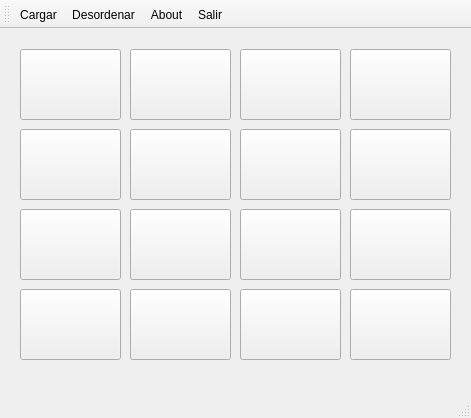
<?xml version="1.0" encoding="UTF-8"?>
<ui version="4.0">
 <class>MainWindow</class>
 <widget class="QMainWindow" name="MainWindow">
  <property name="geometry">
   <rect>
    <x>0</x>
    <y>0</y>
    <width>471</width>
    <height>418</height>
   </rect>
  </property>
  <property name="windowTitle">
   <string>MainWindow</string>
  </property>
  <widget class="QWidget" name="centralwidget">
   <widget class="QPushButton" name="pB_1">
    <property name="geometry">
     <rect>
      <x>20</x>
      <y>20</y>
      <width>101</width>
      <height>71</height>
     </rect>
    </property>
    <property name="sizePolicy">
     <sizepolicy hsizetype="Minimum" vsizetype="Fixed">
      <horstretch>0</horstretch>
      <verstretch>0</verstretch>
     </sizepolicy>
    </property>
    <property name="text">
     <string/>
    </property>
    <property name="icon">
     <iconset resource="recursos.qrc">
      <normaloff>:/Material Ejercicio 1/dof00.jpg</normaloff>:/Material Ejercicio 1/dof00.jpg</iconset>
    </property>
    <property name="iconSize">
     <size>
      <width>100</width>
      <height>100</height>
     </size>
    </property>
   </widget>
   <widget class="QPushButton" name="pB_2">
    <property name="geometry">
     <rect>
      <x>130</x>
      <y>20</y>
      <width>101</width>
      <height>71</height>
     </rect>
    </property>
    <property name="text">
     <string/>
    </property>
    <property name="icon">
     <iconset resource="recursos.qrc">
      <normaloff>:/Material Ejercicio 1/dof10.jpg</normaloff>:/Material Ejercicio 1/dof10.jpg</iconset>
    </property>
    <property name="iconSize">
     <size>
      <width>100</width>
      <height>100</height>
     </size>
    </property>
   </widget>
   <widget class="QPushButton" name="pB_3">
    <property name="geometry">
     <rect>
      <x>240</x>
      <y>20</y>
      <width>101</width>
      <height>71</height>
     </rect>
    </property>
    <property name="text">
     <string/>
    </property>
    <property name="icon">
     <iconset resource="recursos.qrc">
      <normaloff>:/Material Ejercicio 1/dof20.jpg</normaloff>:/Material Ejercicio 1/dof20.jpg</iconset>
    </property>
    <property name="iconSize">
     <size>
      <width>100</width>
      <height>100</height>
     </size>
    </property>
   </widget>
   <widget class="QPushButton" name="pB_4">
    <property name="geometry">
     <rect>
      <x>350</x>
      <y>20</y>
      <width>101</width>
      <height>71</height>
     </rect>
    </property>
    <property name="text">
     <string/>
    </property>
    <property name="icon">
     <iconset resource="recursos.qrc">
      <normaloff>:/Material Ejercicio 1/dof30.jpg</normaloff>:/Material Ejercicio 1/dof30.jpg</iconset>
    </property>
    <property name="iconSize">
     <size>
      <width>100</width>
      <height>100</height>
     </size>
    </property>
   </widget>
   <widget class="QPushButton" name="pB_5">
    <property name="geometry">
     <rect>
      <x>20</x>
      <y>100</y>
      <width>101</width>
      <height>71</height>
     </rect>
    </property>
    <property name="text">
     <string/>
    </property>
    <property name="icon">
     <iconset resource="recursos.qrc">
      <normaloff>:/Material Ejercicio 1/dof01.jpg</normaloff>:/Material Ejercicio 1/dof01.jpg</iconset>
    </property>
    <property name="iconSize">
     <size>
      <width>100</width>
      <height>100</height>
     </size>
    </property>
   </widget>
   <widget class="QPushButton" name="pB_6">
    <property name="geometry">
     <rect>
      <x>130</x>
      <y>100</y>
      <width>101</width>
      <height>71</height>
     </rect>
    </property>
    <property name="text">
     <string/>
    </property>
    <property name="icon">
     <iconset resource="recursos.qrc">
      <normaloff>:/Material Ejercicio 1/dof11.jpg</normaloff>:/Material Ejercicio 1/dof11.jpg</iconset>
    </property>
    <property name="iconSize">
     <size>
      <width>100</width>
      <height>100</height>
     </size>
    </property>
   </widget>
   <widget class="QPushButton" name="pB_7">
    <property name="geometry">
     <rect>
      <x>240</x>
      <y>100</y>
      <width>101</width>
      <height>71</height>
     </rect>
    </property>
    <property name="text">
     <string/>
    </property>
    <property name="icon">
     <iconset resource="recursos.qrc">
      <normaloff>:/Material Ejercicio 1/dof21.jpg</normaloff>:/Material Ejercicio 1/dof21.jpg</iconset>
    </property>
    <property name="iconSize">
     <size>
      <width>100</width>
      <height>100</height>
     </size>
    </property>
   </widget>
   <widget class="QPushButton" name="pB_8">
    <property name="geometry">
     <rect>
      <x>350</x>
      <y>100</y>
      <width>101</width>
      <height>71</height>
     </rect>
    </property>
    <property name="text">
     <string/>
    </property>
    <property name="icon">
     <iconset resource="recursos.qrc">
      <normaloff>:/Material Ejercicio 1/dof31.jpg</normaloff>:/Material Ejercicio 1/dof31.jpg</iconset>
    </property>
    <property name="iconSize">
     <size>
      <width>100</width>
      <height>100</height>
     </size>
    </property>
   </widget>
   <widget class="QPushButton" name="pB_9">
    <property name="geometry">
     <rect>
      <x>20</x>
      <y>180</y>
      <width>101</width>
      <height>71</height>
     </rect>
    </property>
    <property name="text">
     <string/>
    </property>
    <property name="icon">
     <iconset resource="recursos.qrc">
      <normaloff>:/Material Ejercicio 1/dof02.jpg</normaloff>:/Material Ejercicio 1/dof02.jpg</iconset>
    </property>
    <property name="iconSize">
     <size>
      <width>100</width>
      <height>100</height>
     </size>
    </property>
   </widget>
   <widget class="QPushButton" name="pB_10">
    <property name="geometry">
     <rect>
      <x>130</x>
      <y>180</y>
      <width>101</width>
      <height>71</height>
     </rect>
    </property>
    <property name="text">
     <string/>
    </property>
    <property name="icon">
     <iconset resource="recursos.qrc">
      <normaloff>:/Material Ejercicio 1/dof12.jpg</normaloff>:/Material Ejercicio 1/dof12.jpg</iconset>
    </property>
    <property name="iconSize">
     <size>
      <width>100</width>
      <height>100</height>
     </size>
    </property>
   </widget>
   <widget class="QPushButton" name="pB_11">
    <property name="geometry">
     <rect>
      <x>240</x>
      <y>180</y>
      <width>101</width>
      <height>71</height>
     </rect>
    </property>
    <property name="text">
     <string/>
    </property>
    <property name="icon">
     <iconset resource="recursos.qrc">
      <normaloff>:/Material Ejercicio 1/dof22.jpg</normaloff>:/Material Ejercicio 1/dof22.jpg</iconset>
    </property>
    <property name="iconSize">
     <size>
      <width>100</width>
      <height>100</height>
     </size>
    </property>
   </widget>
   <widget class="QPushButton" name="pB_12">
    <property name="geometry">
     <rect>
      <x>350</x>
      <y>180</y>
      <width>101</width>
      <height>71</height>
     </rect>
    </property>
    <property name="text">
     <string/>
    </property>
    <property name="icon">
     <iconset resource="recursos.qrc">
      <normaloff>:/Material Ejercicio 1/dof32.jpg</normaloff>:/Material Ejercicio 1/dof32.jpg</iconset>
    </property>
    <property name="iconSize">
     <size>
      <width>100</width>
      <height>100</height>
     </size>
    </property>
   </widget>
   <widget class="QPushButton" name="pB_13">
    <property name="geometry">
     <rect>
      <x>20</x>
      <y>260</y>
      <width>101</width>
      <height>71</height>
     </rect>
    </property>
    <property name="text">
     <string/>
    </property>
    <property name="icon">
     <iconset resource="recursos.qrc">
      <normaloff>:/Material Ejercicio 1/dof03.jpg</normaloff>:/Material Ejercicio 1/dof03.jpg</iconset>
    </property>
    <property name="iconSize">
     <size>
      <width>100</width>
      <height>100</height>
     </size>
    </property>
   </widget>
   <widget class="QPushButton" name="pB_15">
    <property name="geometry">
     <rect>
      <x>240</x>
      <y>260</y>
      <width>101</width>
      <height>71</height>
     </rect>
    </property>
    <property name="text">
     <string/>
    </property>
    <property name="icon">
     <iconset resource="recursos.qrc">
      <normaloff>:/Material Ejercicio 1/dof23.jpg</normaloff>:/Material Ejercicio 1/dof23.jpg</iconset>
    </property>
    <property name="iconSize">
     <size>
      <width>100</width>
      <height>100</height>
     </size>
    </property>
   </widget>
   <widget class="QPushButton" name="pB_14">
    <property name="geometry">
     <rect>
      <x>130</x>
      <y>260</y>
      <width>101</width>
      <height>71</height>
     </rect>
    </property>
    <property name="text">
     <string/>
    </property>
    <property name="icon">
     <iconset resource="recursos.qrc">
      <normaloff>:/Material Ejercicio 1/dof13.jpg</normaloff>:/Material Ejercicio 1/dof13.jpg</iconset>
    </property>
    <property name="iconSize">
     <size>
      <width>100</width>
      <height>100</height>
     </size>
    </property>
   </widget>
   <widget class="QPushButton" name="pB_16">
    <property name="geometry">
     <rect>
      <x>350</x>
      <y>260</y>
      <width>101</width>
      <height>71</height>
     </rect>
    </property>
    <property name="text">
     <string/>
    </property>
    <property name="icon">
     <iconset resource="recursos.qrc">
      <normaloff>:/Material Ejercicio 1/dof33.jpg</normaloff>:/Material Ejercicio 1/dof33.jpg</iconset>
    </property>
    <property name="iconSize">
     <size>
      <width>100</width>
      <height>100</height>
     </size>
    </property>
   </widget>
  </widget>
  <widget class="QMenuBar" name="menubar">
   <property name="geometry">
    <rect>
     <x>0</x>
     <y>0</y>
     <width>471</width>
     <height>20</height>
    </rect>
   </property>
  </widget>
  <widget class="QStatusBar" name="statusbar"/>
  <widget class="QToolBar" name="toolBar">
   <property name="windowTitle">
    <string>toolBar</string>
   </property>
   <attribute name="toolBarArea">
    <enum>TopToolBarArea</enum>
   </attribute>
   <attribute name="toolBarBreak">
    <bool>false</bool>
   </attribute>
   <addaction name="actionCargar"/>
   <addaction name="actionDesordenar"/>
   <addaction name="actionAbout"/>
   <addaction name="actionSalir"/>
  </widget>
  <action name="actionCargar">
   <property name="icon">
    <iconset resource="recursos.qrc">
     <normaloff>:/Material Ejercicio 1/disk.png</normaloff>:/Material Ejercicio 1/disk.png</iconset>
   </property>
   <property name="text">
    <string>Cargar</string>
   </property>
  </action>
  <action name="actionDesordenar">
   <property name="icon">
    <iconset resource="recursos.qrc">
     <normaloff>:/Material Ejercicio 1/restart.png</normaloff>:/Material Ejercicio 1/restart.png</iconset>
   </property>
   <property name="text">
    <string>Desordenar</string>
   </property>
  </action>
  <action name="actionAbout">
   <property name="icon">
    <iconset resource="recursos.qrc">
     <normaloff>:/Material Ejercicio 1/about.png</normaloff>:/Material Ejercicio 1/about.png</iconset>
   </property>
   <property name="text">
    <string>About</string>
   </property>
  </action>
  <action name="actionSalir">
   <property name="icon">
    <iconset resource="recursos.qrc">
     <normaloff>:/Material Ejercicio 1/exit.png</normaloff>:/Material Ejercicio 1/exit.png</iconset>
   </property>
   <property name="text">
    <string>Salir</string>
   </property>
  </action>
 </widget>
 <resources>
  <include location="recursos.qrc"/>
 </resources>
 <connections/>
</ui>
